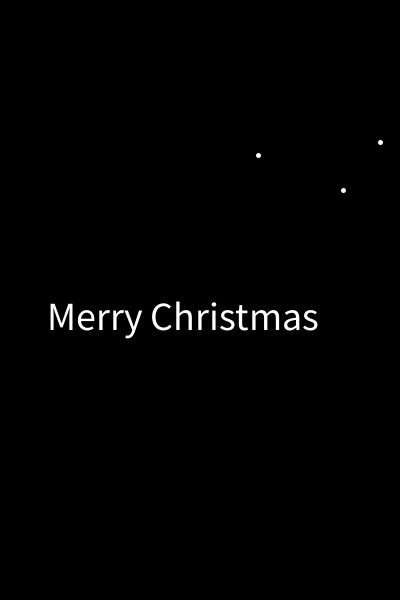
Frame 1 (no input)
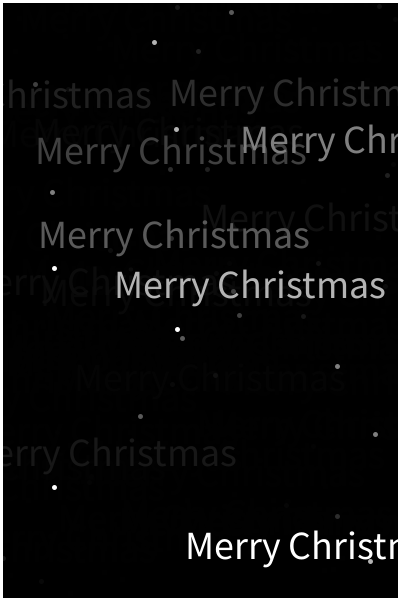
Frame 60 (the mouse pressed at the canvas centre just before this capture)
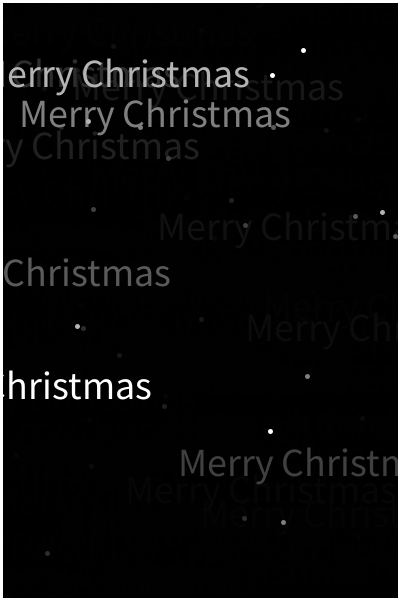
Frame 120 (the mouse held since frame 60 and released just before this capture)

The Processing sketch that drew these frames (run headless with seeded random() and noise(); from frame 60 on, the mouse is pressed at the canvas centre):

// Processing sketch: processing_83217
// ── processing_83217.pde

void setup()
{
  size(400, 600);
  background(0, 0, 0);
  smooth();
  frameRate(5);
}

void draw()
{
  fill(0, 0, 0, 75);
  rect(0, 0, width, height); 

  stroke(255, 255, 255);
  strokeWeight(5);

  point (random(width), random(height));
  point (random(width), random(height));
  point (random(width), random(height));

  fill(255,255,255);
  textAlign(CENTER);
  textSize(40);
  text("Merry Christmas", random(width),random(height));
}
